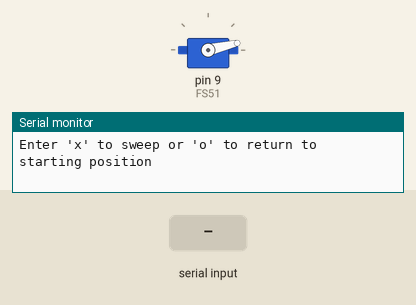
Simulated run of this sketch. Board: Arduino Leonardo, built with avr-gcc and run on an emulated ATmega32U4. On the bench: servo, the last lines printed to the serial monitor. The inputs (shaded band) are chosen by the test bench.

Above: at 1.2 s.
1.3 s: "x" received over Serial
At 1.8 s:
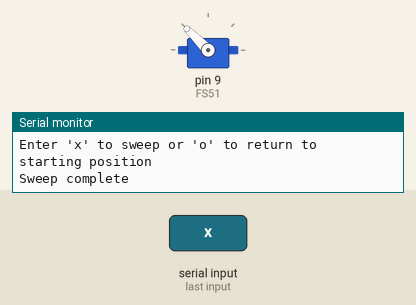
2.8 s: "p" received over Serial
At 4.0 s:
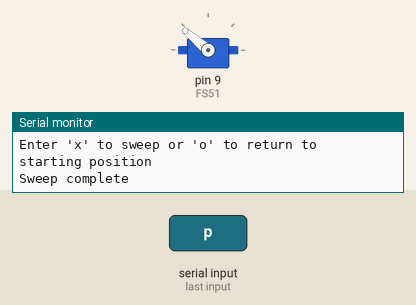
4.3 s: "o" received over Serial
At 5.3 s:
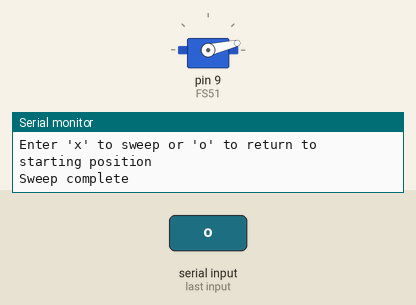
Timing chart, 0 to 7.3 s (numbered marks = the images above; inputs shaded):
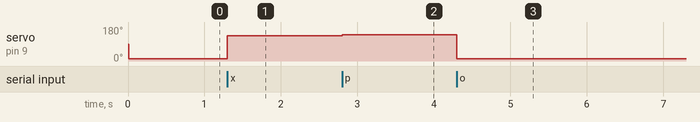

Measured:
- after the input at 1.3 s, servo on pin 9 (FS51): 13° → 135° at once
- after the input at 2.8 s, servo on pin 9 (FS51): 135° → 140° at once
- after the input at 4.3 s, servo on pin 9 (FS51): 140° → 13° at once

The sketch:

servo_serial.ino
```cpp
//www.elegoo.com
//2016.12.9


/*   The most common method of using 74CH595
 *   lctchPin->LOW : Begin transmitting signals.
 *   shiftOut(dataPin, clockPin, bitOrder, value)
 *   dataPin: the pin on which to output each bit. Allowed data types: int.
 *   clockPin: the pin to toggle once the dataPin has been set to the correct value. Allowed data types: int.
 *   bitOrder: which order to shift out the bits; either MSBFIRST or LSBFIRST. (Most Significant Bit First, or, Least Significant Bit First).
 *   value: the data to shift out. Allowed data types: byte.
 *   lctchPin->HIch : The end of the transmission signal.
*/

#include <Servo.h>

Servo FS51;// create servo object to control a servo
// twelve servo objects can be created on most boards

int pos = 13;// variable to store the servo position

void setup()
{
  FS51.attach(9);// attaches the servo on pin 9 to the servo object
  Serial.begin(9600);
  while (! Serial); // Wait untilSerial is ready - Leonardo
  Serial.println("Enter 'x' to sweep or 'o' to return to starting position");
}

void loop()
{
  FS51.write(pos);
  if (Serial.available())//judge the serial if receive data
  {
    char ch = Serial.read();//Read serial data and save it in "ch"

    if (ch == 'x')  //If the data of "ch" is the character'run'
    {
      pos = 135;
      FS51.write(pos);
      Serial.print("Sweep complete");
    }
    if (ch == 'o')
    {
      pos = 13;
      FS51.write(pos)
      ;
    }
    if (ch == 'p')
    {
      pos = pos + 5;
      FS51.write(pos);
    }
    if (ch == 'l')
    {
      pos = pos - 5;
      FS51.write(pos);
    }
  }
}
```
